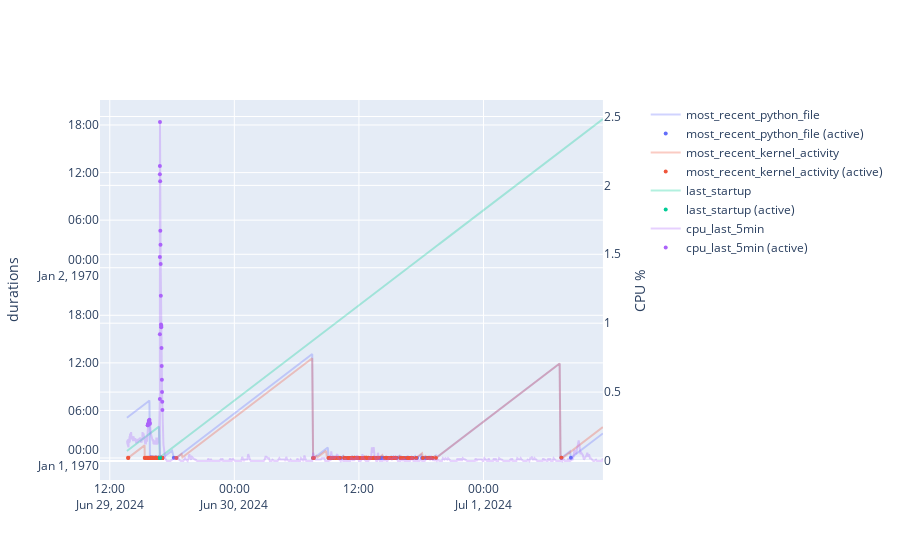

This figure's notebook cell:
### Code cell
fig = make_subplots(specs=[[{"secondary_y": True}]])

L_COLORS = px.colors.qualitative.Plotly
i_color = 0

def line_and_markers(name, s_y, color, mask, secondary_y) :
    fig.add_trace(
        go.Scatter(x=df['utc_datetime_run'], y=s_y, name=name, 
                   line_color=color, opacity=.3, marker=dict(size=1)),
        secondary_y=secondary_y,
    )
    fig.add_trace(
        go.Scatter(x=df.loc[mask,'utc_datetime_run'], y=s_y.loc[mask], name=f'{kpi} (active)',
                   marker_color=color, mode='markers', marker=dict(size=4)),
        secondary_y=secondary_y,
    )
    
# Primariy Y axis
for kpi, t in {
    'most_recent_python_file': 2*60, 
    'most_recent_kernel_activity': 2*60, 
    'last_startup': 2*60}.items() :
    line_and_markers(kpi, pd.to_datetime(df[kpi], unit='s'), L_COLORS[i_color], df[kpi]<t, False)
    i_color += 1
    
# Secondary Y axis
for kpi, t in {
        # 'cpu_last_1min': .50, 
        'cpu_last_5min': .25, 
        # 'cpu_last_15min': .15
    }.items() :
    line_and_markers(kpi, df[kpi], L_COLORS[i_color], df[kpi]>t, True)
    i_color += 1

# Set y-axes titles
fig.update_yaxes(title_text='durations', secondary_y=False)
fig.update_yaxes(title_text='CPU %', secondary_y=True)
fig.update_layout(height=500)
fig.show()

### Figure 1 — Plotly figure (JSON) as saved in the notebook; plotly's stock layout.template omitted (floating-point values rounded to 4 significant figures; data arrays with more than 128 entries replaced by an {"elided": "..."} marker saying what was removed)
{"data": [{"line": {"color": "#636EFA"}, "marker": {"size": 1}, "name": "most_recent_python_file", "opacity": 0.3, "type": "scatter", "visible": true, "x": {"elided": "709 str values"}, "xaxis": "x", "y": {"elided": "709 str values"}, "yaxis": "y"}, {"marker": {"color": "#636EFA", "size": 4}, "mode": "markers", "name": "most_recent_python_file (active)", "type": "scatter", "x": {"elided": "167 str values"}, "xaxis": "x", "y": {"elided": "167 str values"}, "yaxis": "y"}, {"line": {"color": "#EF553B"}, "marker": {"size": 1}, "name": "most_recent_kernel_activity", "opacity": 0.3, "type": "scatter", "x": {"elided": "709 str values"}, "xaxis": "x", "y": {"elided": "709 str values"}, "yaxis": "y"}, {"marker": {"color": "#EF553B", "size": 4}, "mode": "markers", "name": "most_recent_kernel_activity (active)", "type": "scatter", "x": {"elided": "154 str values"}, "xaxis": "x", "y": {"elided": "154 str values"}, "yaxis": "y"}, {"line": {"color": "#00CC96"}, "marker": {"size": 1}, "name": "last_startup", "opacity": 0.3, "type": "scatter", "x": {"elided": "709 str values"}, "xaxis": "x", "y": {"elided": "709 str values"}, "yaxis": "y"}, {"marker": {"color": "#00CC96", "size": 4}, "mode": "markers", "name": "last_startup (active)", "type": "scatter", "x": ["2024-06-29T16:49:34", "2024-06-29T16:49:34"], "xaxis": "x", "y": ["1970-01-01T00:01:28", "1970-01-01T00:00:29"], "yaxis": "y"}, {"line": {"color": "#AB63FA"}, "marker": {"size": 1}, "name": "cpu_last_5min", "opacity": 0.3, "type": "scatter", "x": {"elided": "709 str values"}, "xaxis": "x", "y": {"elided": "709 float values"}, "yaxis": "y2"}, {"marker": {"color": "#AB63FA", "size": 4}, "mode": "markers", "name": "cpu_last_5min (active)", "type": "scatter", "x": ["2024-06-29T15:39:12", "2024-06-29T15:40:11", "2024-06-29T15:42:10", "2024-06-29T15:43:13", "2024-06-29T15:44:12", "2024-06-29T15:45:10", "2024-06-29T15:46:11", "2024-06-29T15:47:10", "2024-06-29T15:48:10", "2024-06-29T15:49:10", "2024-06-29T15:50:10", "2024-06-29T15:52:07", "2024-06-29T16:49:34", "2024-06-29T16:49:34", "2024-06-29T16:49:34", "2024-06-29T16:49:34", "2024-06-29T16:49:34", "2024-06-29T16:50:08", "2024-06-29T16:51:07", "2024-06-29T16:52:09", "2024-06-29T16:53:10", "2024-06-29T16:54:07", "2024-06-29T16:55:07", "2024-06-29T16:56:08", "2024-06-29T16:57:10", "2024-06-29T16:58:08", "2024-06-29T16:59:08", "2024-06-29T17:00:07", "2024-06-29T17:01:07", "2024-06-29T17:02:09", "2024-06-29T17:03:07", "2024-06-29T17:04:07"], "xaxis": "x", "y": [0.26, 0.26, 0.27, 0.27, 0.27, 0.29, 0.27, 0.29, 0.29, 0.3, 0.28, 0.27, 0.45, 0.92, 2.08, 1.48, 2.14, 2.46, 2.03, 1.67, 1.57, 1.43, 1.2, 0.99, 0.97, 0.98, 0.82, 0.69, 0.59, 0.5, 0.43, 0.37], "yaxis": "y2"}], "layout": {"autosize": true, "xaxis": {"anchor": "y", "autorange": true, "domain": [0, 0.94], "range": ["2024-06-29 11:01:02.5739", "2024-07-01 11:30:07"], "showspikes": false, "type": "date"}, "yaxis": {"anchor": "x", "autorange": true, "domain": [0, 1], "range": ["1969-12-31 21:08:58.1333", "1970-01-02 21:09:29.5719"], "showspikes": false, "title": {"text": "durations"}, "type": "date"}, "yaxis2": {"anchor": "x", "autorange": true, "overlaying": "y", "range": [-0.1381, 2.624], "showspikes": false, "side": "right", "title": {"text": "CPU %"}, "type": "linear"}}}
